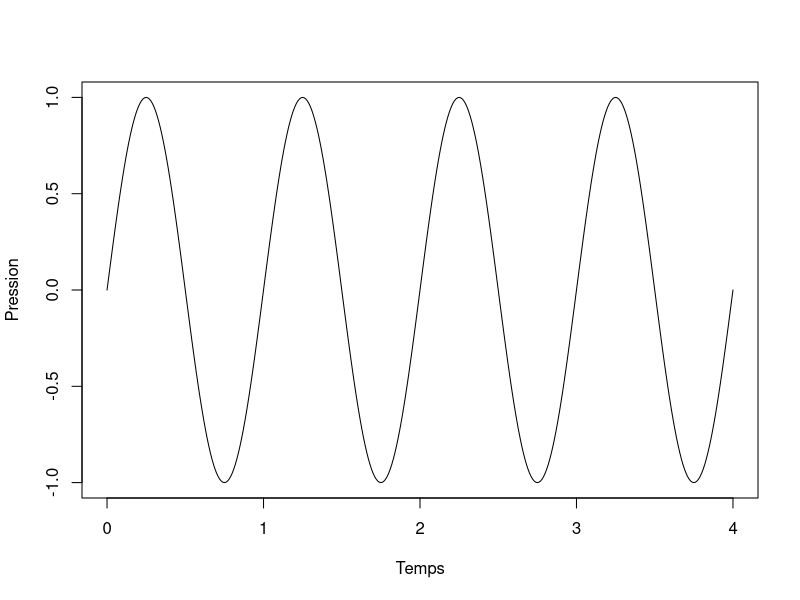
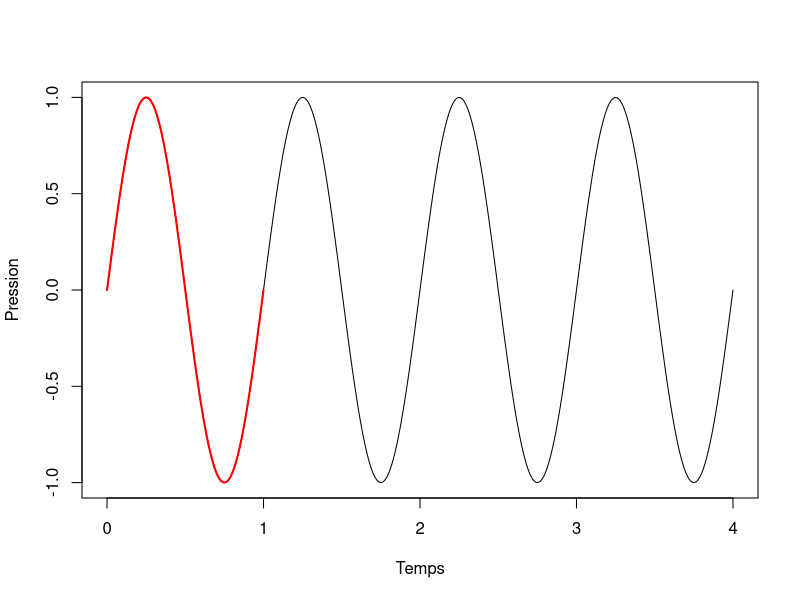
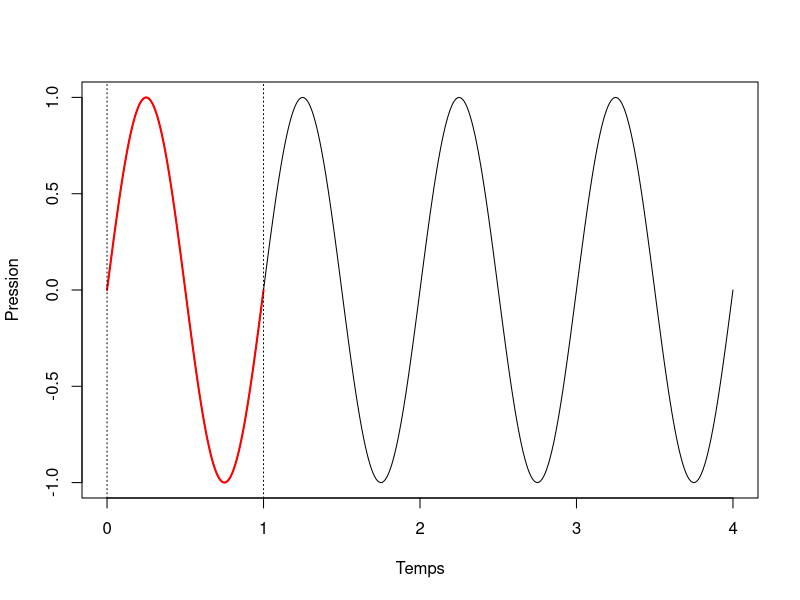
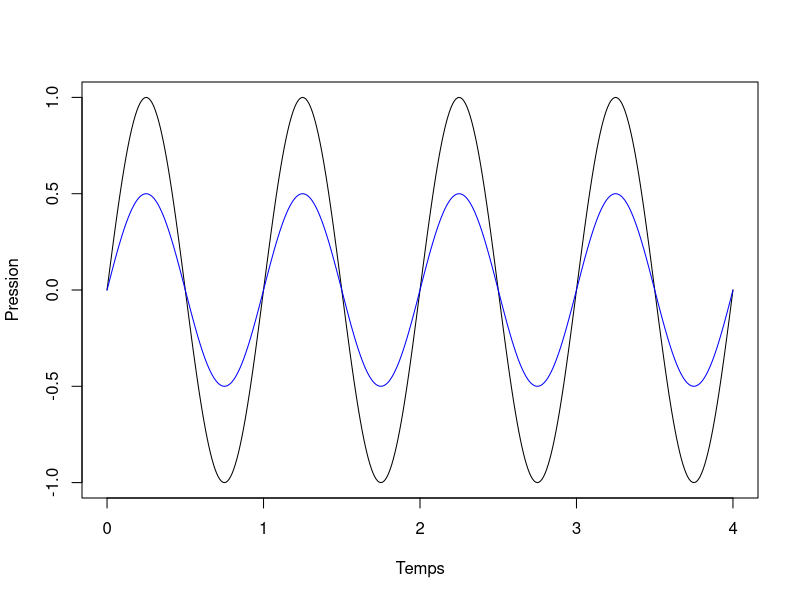
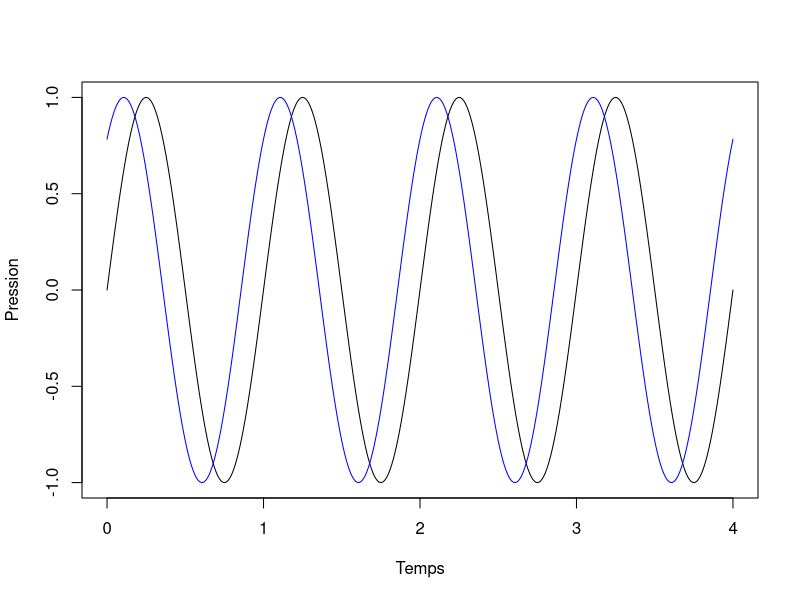

The R source for these figures, in order:
## ---- chunk 1
knitr::opts_chunk$set(fig.path = "fr/")
## ---- chunk 2

x = seq(0,4,0.01)
y = sin(2*pi*x)
plot(x,y,type="l",xlab="Temps", ylab="Pression")

## ---- chunk 3

x = seq(0,4,0.01)
y = sin(2*pi*x)
plot(x,y,type="l",xlab="Temps", ylab="Pression")

x1 = seq(0,1,0.01)
y1 = sin(2*pi*x1)

points(x1,y1,type="l",col="red",lwd=2)

## ---- chunk 4

x = seq(0,4,0.01)
y = sin(2*pi*x)
plot(x,y,type="l",xlab="Temps", ylab="Pression")

x1 = seq(0,1,0.01)
y1 = sin(2*pi*x1)

points(x1,y1,type="l",col="red",lwd=2)

abline(v=c(0,1),lty="dotted")

## ---- chunk 5

x = seq(0,4,0.01)
y = sin(2*pi*x)
plot(x,y,type="l",xlab="Temps", ylab="Pression")

y1 = y * 0.5

points(x,y1,type="l",col="blue")
## ---- chunk 6

x = seq(0,4,0.01)
y = sin(2*pi*x)
plot(x,y,type="l",xlab="Temps", ylab="Pression")

y1 = sin(2*pi*x+0.9)

points(x,y1,type="l", col="blue")
